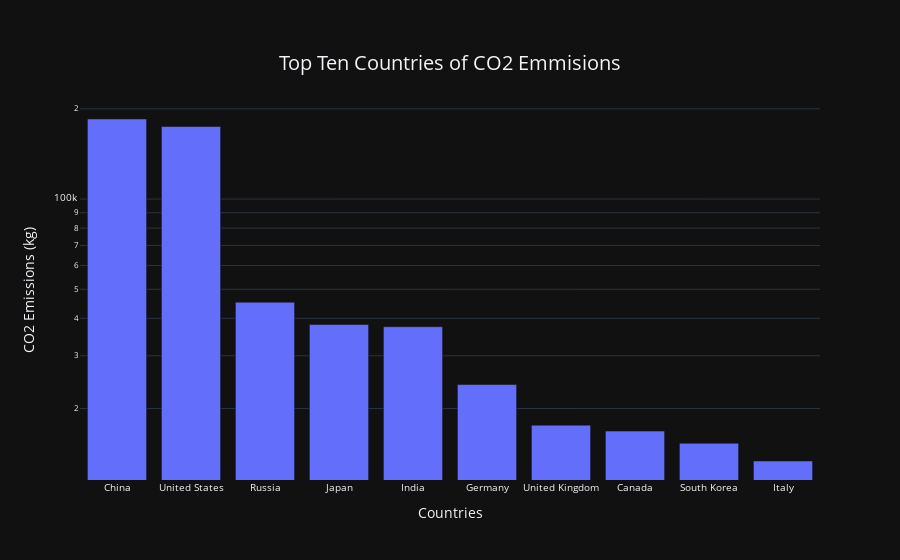

The code cell stored with this chart in its notebook:
### Code cell
countries = contALL
top_countries = countries.groupby('Country').sum().sort_values(by='CO2_emission', ascending=False).head(10)

fig= go.Figure()

fig.add_trace(go.Bar(x= top_countries.index, y= top_countries['CO2_emission']))
fig.update_yaxes(type='log')

fig.update_layout(
    {
        'title': { 
        'text': f"Top Ten Countries of CO2 Emmisions",
        'x' : 0.5,
        'y': 0.9,
        'font': {'size': 20}
        },
        'xaxis' : {
        'title' : 'Countries',
        'tickfont': {'size' : 10},
        'showticklabels': True
        },
        'yaxis': {
        'title' : 'CO2 Emissions (kg)',
        'tickfont': {'size' : 10}
        },
        'template' : 'plotly_dark'
    }
)

fig.show()

### Figure 1 — Plotly figure (JSON) as saved in the notebook; plotly's stock layout.template omitted (floating-point values rounded to 4 significant figures)
{"data": [{"type": "bar", "x": ["China", "United States", "Russia", "Japan", "India", "Germany", "United Kingdom", "Canada", "South Korea", "Italy"], "y": [185000.0, 174600.0, 45270.0, 38160.0, 37500.0, 24050.0, 17600.0, 16820.0, 15320.0, 13360.0]}], "layout": {"title": {"font": {"size": 20}, "text": "Top Ten Countries of CO2 Emmisions", "x": 0.5, "y": 0.9}, "xaxis": {"showticklabels": true, "tickfont": {"size": 10}, "title": {"text": "Countries"}}, "yaxis": {"tickfont": {"size": 10}, "title": {"text": "CO2 Emissions (kg)"}, "type": "log"}}}
